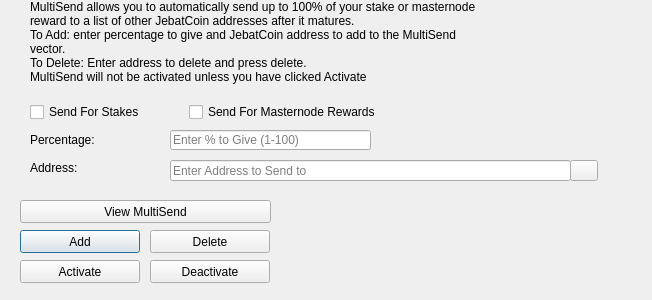
<?xml version="1.0" encoding="UTF-8"?>
<ui version="4.0">
 <class>MultiSendDialog</class>
 <widget class="QDialog" name="MultiSendDialog">
  <property name="windowModality">
   <enum>Qt::NonModal</enum>
  </property>
  <property name="geometry">
   <rect>
    <x>0</x>
    <y>0</y>
    <width>652</width>
    <height>300</height>
   </rect>
  </property>
  <property name="windowTitle">
   <string>MultiSend</string>
  </property>
  <widget class="QLineEdit" name="multiSendPercentEdit">
   <property name="geometry">
    <rect>
     <x>170</x>
     <y>130</y>
     <width>201</width>
     <height>20</height>
    </rect>
   </property>
   <property name="toolTip">
    <string>Enter whole numbers 1 - 100</string>
   </property>
   <property name="placeholderText">
    <string>Enter % to Give (1-100)</string>
   </property>
  </widget>
  <widget class="QLineEdit" name="multiSendAddressEdit">
   <property name="geometry">
    <rect>
     <x>170</x>
     <y>160</y>
     <width>401</width>
     <height>21</height>
    </rect>
   </property>
   <property name="toolTip">
    <string/>
   </property>
   <property name="placeholderText">
    <string>Enter Address to Send to</string>
   </property>
  </widget>
  <widget class="QLabel" name="label_2">
   <property name="geometry">
    <rect>
     <x>30</x>
     <y>0</y>
     <width>451</width>
     <height>121</height>
    </rect>
   </property>
   <property name="lineWidth">
    <number>1</number>
   </property>
   <property name="text">
    <string>MultiSend allows you to automatically send up to 100% of your stake or masternode reward to a list of other JebatCoin addresses after it matures.
To Add: enter percentage to give and JebatCoin address to add to the MultiSend vector.
To Delete: Enter address to delete and press delete.
MultiSend will not be activated unless you have clicked Activate</string>
   </property>
   <property name="alignment">
    <set>Qt::AlignLeading|Qt::AlignLeft|Qt::AlignTop</set>
   </property>
   <property name="wordWrap">
    <bool>true</bool>
   </property>
  </widget>
  <widget class="QLabel" name="message">
   <property name="geometry">
    <rect>
     <x>290</x>
     <y>200</y>
     <width>351</width>
     <height>91</height>
    </rect>
   </property>
   <property name="text">
    <string/>
   </property>
  </widget>
  <widget class="QPushButton" name="addButton">
   <property name="geometry">
    <rect>
     <x>20</x>
     <y>230</y>
     <width>120</width>
     <height>23</height>
    </rect>
   </property>
   <property name="toolTip">
    <string/>
   </property>
   <property name="statusTip">
    <string>Add to MultiSend Vector</string>
   </property>
   <property name="text">
    <string>Add</string>
   </property>
  </widget>
  <widget class="QPushButton" name="disableButton">
   <property name="geometry">
    <rect>
     <x>150</x>
     <y>260</y>
     <width>120</width>
     <height>23</height>
    </rect>
   </property>
   <property name="statusTip">
    <string>Deactivate MultiSend</string>
   </property>
   <property name="text">
    <string>Deactivate</string>
   </property>
  </widget>
  <widget class="QPushButton" name="addressBookButton">
   <property name="geometry">
    <rect>
     <x>570</x>
     <y>160</y>
     <width>28</width>
     <height>21</height>
    </rect>
   </property>
   <property name="toolTip">
    <string>Choose an address from the address book</string>
   </property>
   <property name="text">
    <string/>
   </property>
   <property name="icon">
    <iconset resource="../jebatcoin.qrc">
     <normaloff>:/icons/address-book</normaloff>:/icons/address-book</iconset>
   </property>
   <property name="shortcut">
    <string>Alt+A</string>
   </property>
   <property name="autoDefault">
    <bool>false</bool>
   </property>
  </widget>
  <widget class="QLabel" name="label">
   <property name="geometry">
    <rect>
     <x>30</x>
     <y>130</y>
     <width>121</width>
     <height>20</height>
    </rect>
   </property>
   <property name="toolTip">
    <string>Percentage of stake to send</string>
   </property>
   <property name="text">
    <string>Percentage:</string>
   </property>
  </widget>
  <widget class="QLabel" name="label_5">
   <property name="geometry">
    <rect>
     <x>30</x>
     <y>160</y>
     <width>111</width>
     <height>16</height>
    </rect>
   </property>
   <property name="toolTip">
    <string>Address to send portion of stake to</string>
   </property>
   <property name="text">
    <string>Address:</string>
   </property>
  </widget>
  <widget class="QPushButton" name="deleteButton">
   <property name="geometry">
    <rect>
     <x>150</x>
     <y>230</y>
     <width>120</width>
     <height>23</height>
    </rect>
   </property>
   <property name="toolTip">
    <string/>
   </property>
   <property name="statusTip">
    <string>Delete Address From MultiSend Vector</string>
   </property>
   <property name="text">
    <string>Delete</string>
   </property>
  </widget>
  <widget class="QPushButton" name="activateButton">
   <property name="geometry">
    <rect>
     <x>20</x>
     <y>260</y>
     <width>120</width>
     <height>23</height>
    </rect>
   </property>
   <property name="statusTip">
    <string>Activate MultiSend</string>
   </property>
   <property name="text">
    <string>Activate</string>
   </property>
  </widget>
  <widget class="QPushButton" name="viewButton">
   <property name="geometry">
    <rect>
     <x>20</x>
     <y>200</y>
     <width>251</width>
     <height>23</height>
    </rect>
   </property>
   <property name="toolTip">
    <string/>
   </property>
   <property name="statusTip">
    <string>View MultiSend Vector</string>
   </property>
   <property name="text">
    <string>View MultiSend</string>
   </property>
  </widget>
  <widget class="QWidget" name="horizontalLayoutWidget">
   <property name="geometry">
    <rect>
     <x>30</x>
     <y>100</y>
     <width>351</width>
     <height>24</height>
    </rect>
   </property>
   <layout class="QHBoxLayout" name="horizontalLayout">
    <item>
     <widget class="QCheckBox" name="multiSendStakeCheckBox">
      <property name="text">
       <string>Send For Stakes</string>
      </property>
     </widget>
    </item>
    <item>
     <widget class="QCheckBox" name="multiSendMasternodeCheckBox">
      <property name="text">
       <string>Send For Masternode Rewards</string>
      </property>
     </widget>
    </item>
   </layout>
  </widget>
 </widget>
 <resources>
  <include location="../jebatcoin.qrc"/>
 </resources>
 <connections/>
</ui>
